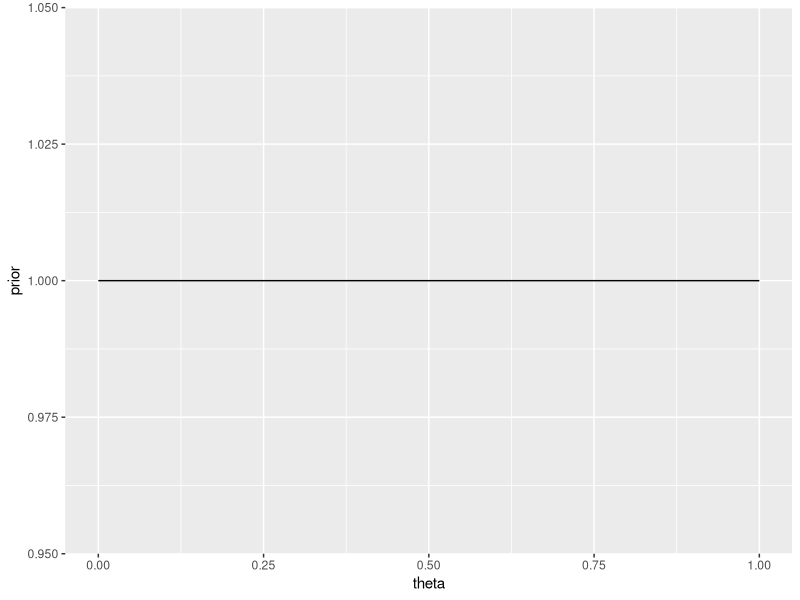
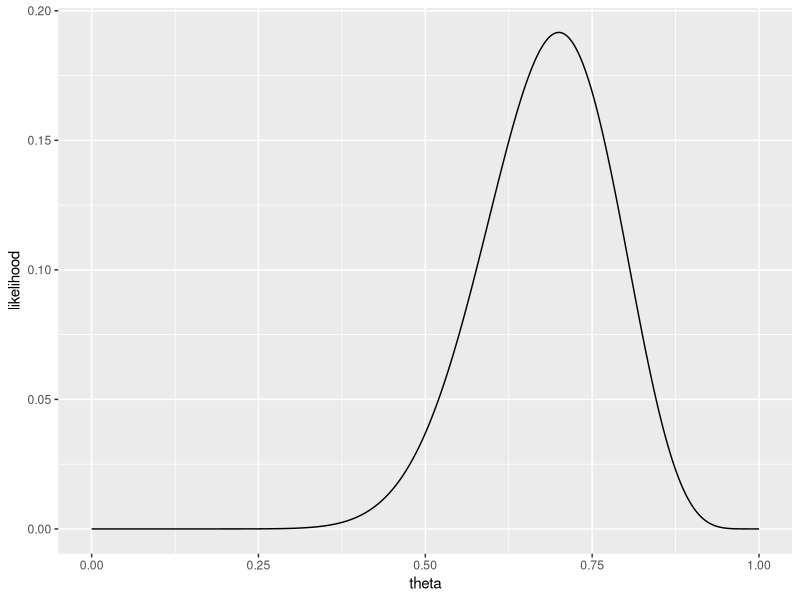
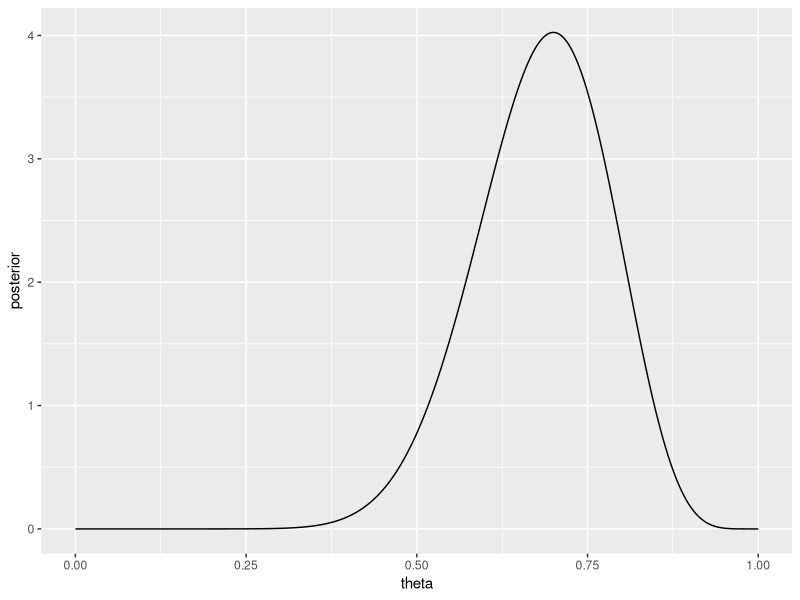
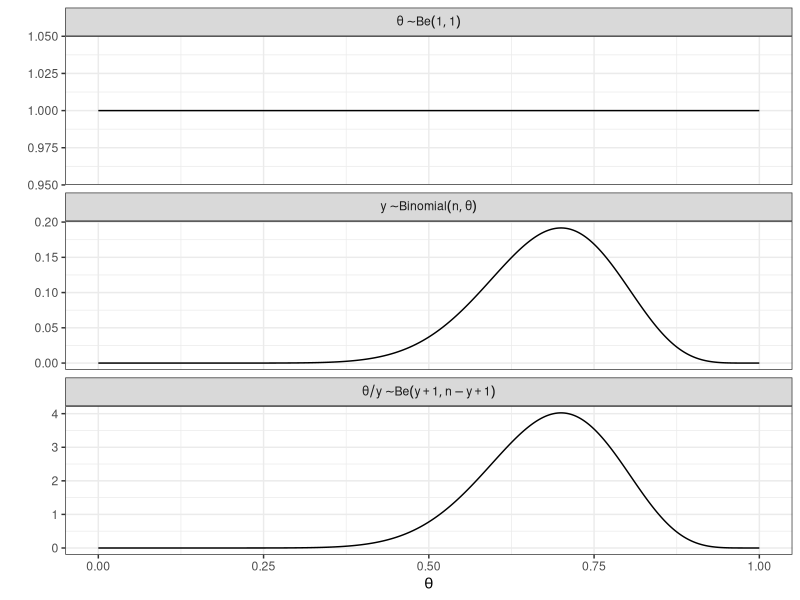
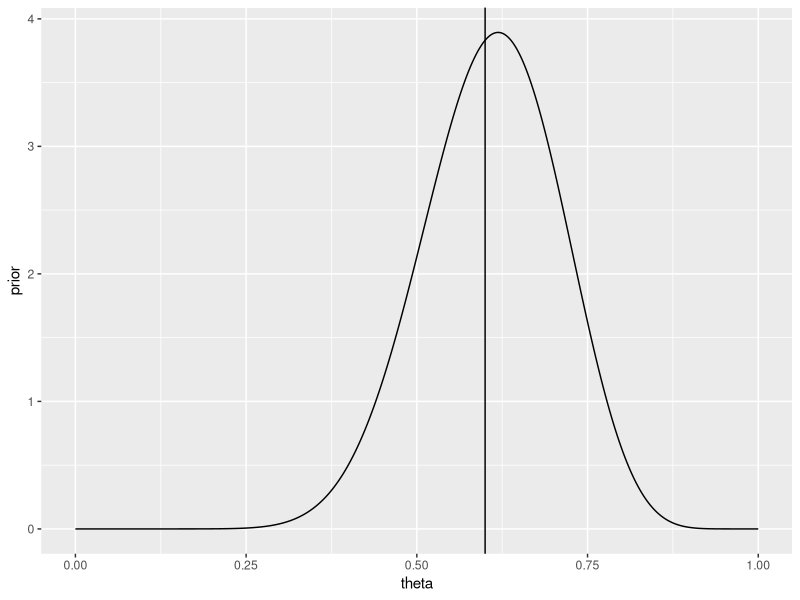
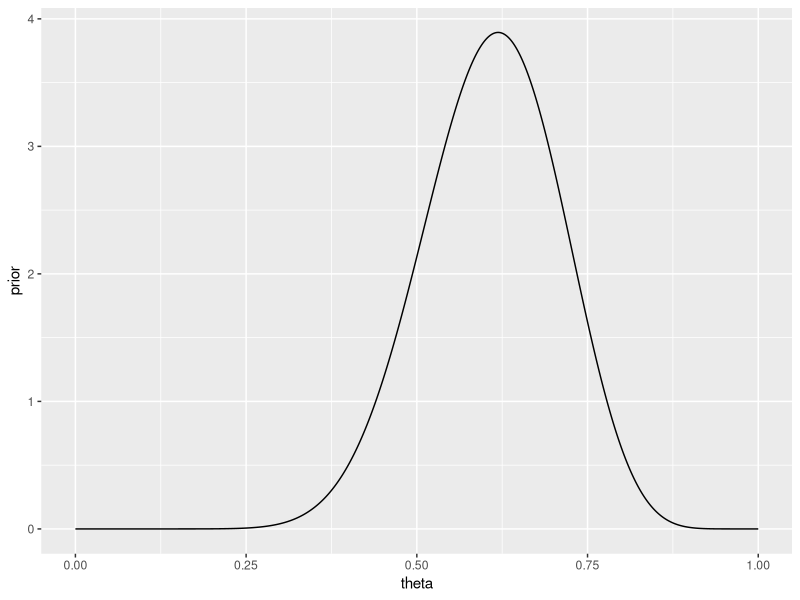
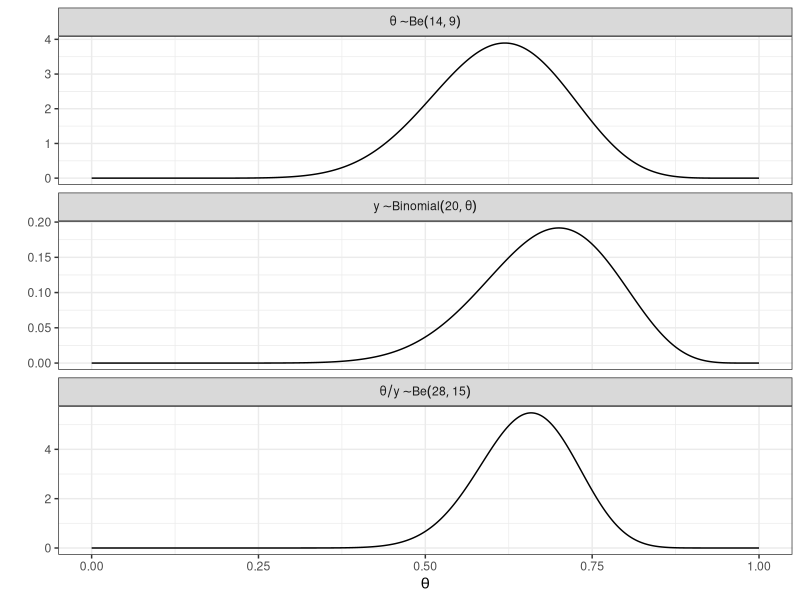

R code for these plots, in order:
## ---- chunk 1
knitr::opts_chunk$set(echo = FALSE)
library(tidyverse)
## ---- chunk 2
#| code-line-numbers: "1"
#| output-location: column-fragment

# Beta parameters (prior)
a <- 1
b <- 1

n_grid = 1000 # grid size 
theta <- seq(0,1,length = n_grid) # grid of theta values
prior <- dbeta(theta,a,b) # get the prior distribution

# create a dataset
ptheta_dat <- tibble::tibble(theta, prior)

# plot prior
ggplot2::ggplot(ptheta_dat, aes(x = theta, y = prior)) +
  geom_line()
## ---- chunk 3
#| code-line-numbers: "1"
#| output-location: column-fragment

# Data
y <- 14
n <- 20

n_grid = 1000 # grid size 
theta <- seq(0,1,length = n_grid) # grid of theta values
likelihood <- dbinom(y,n,prob = theta) # get the likelihood distribution

# create a dataset
ltheta_dat <- tibble::tibble(theta, likelihood)

# plot likelihood
ggplot2::ggplot(ltheta_dat, aes(x = theta, y = likelihood)) +
  geom_line()
## ---- chunk 4
#| code-line-numbers: "1"
#| output-location: column-fragment

# Data
y <- 14
n <- 20

# Beta parameters (posterior)
a_post <- y+1
b_post <- n-y+1

n_grid = 1000 # grid size 
theta <- seq(0,1,length = n_grid) # grid of theta values
posterior <- dbeta(theta,a_post,b_post) # get the posterior distribution

# create a dataset
posttheta_dat <- tibble::tibble(theta, posterior)

# plot posterior
ggplot2::ggplot(posttheta_dat, aes(x = theta, y = posterior)) +
  geom_line()

## ---- chunk 5
y <- 14
n <- 20
a <- 1
b <- 1

n_grid = 1000
theta <- seq(0,1,length = n_grid) # grid of theta values
prior <- dbeta(theta,a,b)

ptheta_dat <- tibble::tibble(theta, prior)

likelihood <- dbinom(y,n,prob = theta)
ptheta_dat$likelihood <- likelihood

posterior <- dbeta(theta,y+a,n-y+b)
ptheta_dat$posterior <- posterior


ptheta_dat_long <- 
  ptheta_dat %>% 
   pivot_longer(prior:posterior,
                names_to = "type",
                values_to = "value") %>%
   mutate(type = factor(type, 
                        levels =c("prior","likelihood","posterior"))) %>%    mutate(type = recode_factor(type, 
                              `prior` = "theta %~% Be(1,1)", 
                              `likelihood` = "y %~% Binomial(n,theta)",
                              `posterior` = "theta / y %~% Be(y+1,n-y+1)"))


ggplot(ptheta_dat_long, aes(x = theta, y = value)) +
  geom_line() +
  facet_wrap(~type, 
             label = "label_parsed", 
             nrow = 3, 
             scales = "free_y") +
  xlab(expression(theta)) +
  ylab("") +
  theme_bw() 

## ---- chunk 6
# Beta parameters (prior)
a <- 14
b <- 9

n_grid = 1000 # grid size 
theta <- seq(0,1,length = n_grid) # grid of theta values
prior <- dbeta(theta,a,b) # get the prior distribution

# create a dataset
ptheta_dat <- tibble::tibble(theta, prior)

# plot prior
ggplot2::ggplot(ptheta_dat, aes(x = theta, y = prior)) +
  geom_line()+
  geom_vline(xintercept = 0.6)
## ---- chunk 7
#| code-line-numbers: ""
#| output-location: column-fragment

# Beta parameters (prior)
a <- 14
b <- 9

n_grid = 1000 # grid size 
theta <- seq(0,1,length = n_grid) # grid of theta values
prior <- dbeta(theta,a,b) # get the prior distribution

# create a dataset
ptheta_dat <- tibble::tibble(theta, prior)

# plot prior
ggplot2::ggplot(ptheta_dat, aes(x = theta, y = prior)) +
  geom_line()
## ---- chunk 8
y <- 14
n <- 20
a <- 14
b <- 9

n_grid = 1000
theta <- seq(0,1,length = n_grid) # grid of theta values
prior <- dbeta(theta,a,b)

ptheta_dat <- tibble::tibble(theta, prior)

likelihood <- dbinom(y,n,prob = theta)
ptheta_dat$likelihood <- likelihood

posterior <- dbeta(theta,y+a,n-y+b)
ptheta_dat$posterior <- posterior


ptheta_dat_long <- 
  ptheta_dat %>% 
   pivot_longer(prior:posterior,
                names_to = "type",
                values_to = "value") %>%
   mutate(type = factor(type, 
                        levels =c("prior","likelihood","posterior"))) %>%    mutate(type = recode_factor(type, 
                              `prior` = "theta %~% Be(14,9)", 
                              `likelihood` = "y %~% Binomial(20,theta)",
                              `posterior` = "theta / y %~% Be(28,15)"))


ggplot(ptheta_dat_long, aes(x = theta, y = value)) +
  geom_line() +
  facet_wrap(~type, 
             label = "label_parsed", 
             nrow = 3, 
             scales = "free_y") +
  xlab(expression(theta)) +
  ylab("") +
  theme_bw() 

